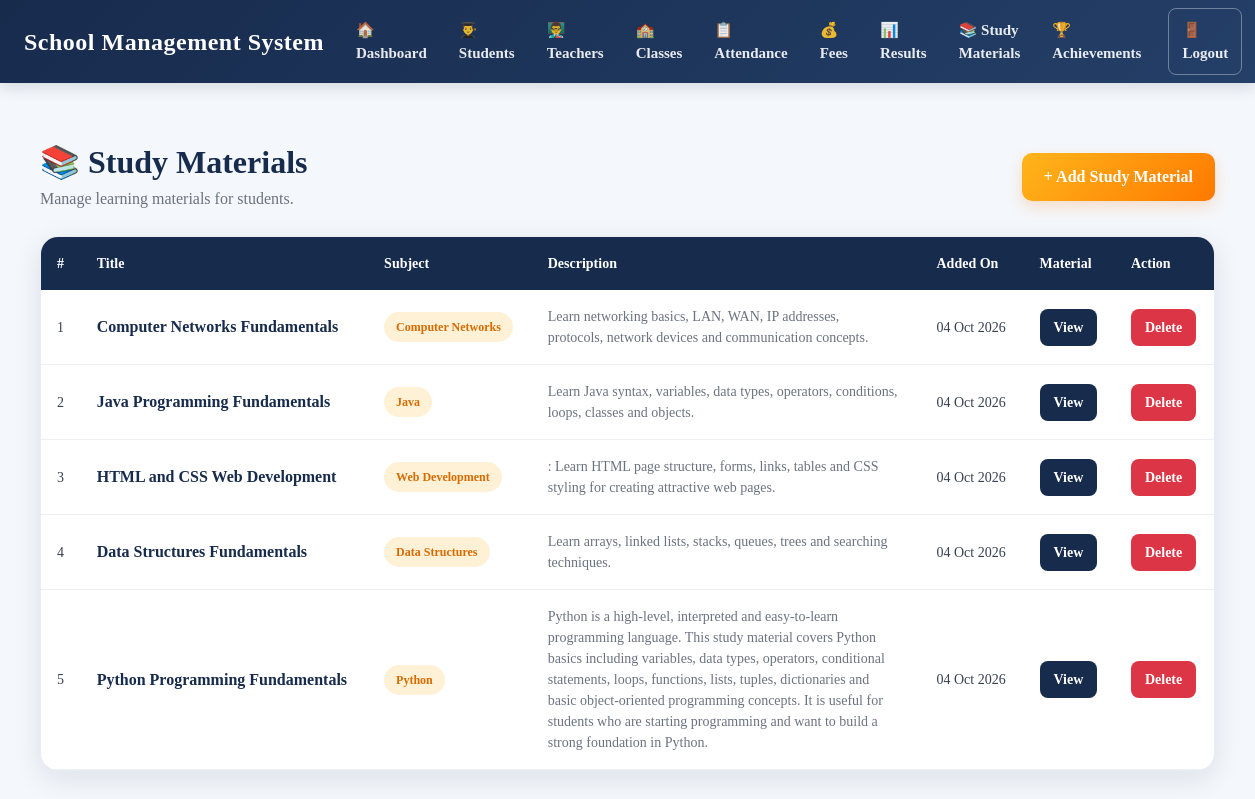
The page /study-materials/ (signed in) on the database its author committed.
### school/models.py (models this page shows, shortened)
class StudyMaterial(models.Model):
    title = models.CharField(
        max_length=200
    )
    subject = models.CharField(
        max_length=100
    )
    description = models.TextField(
        blank=True
    )
    link = models.URLField(
        blank=True
    )
    created_at = models.DateTimeField(
        auto_now_add=True
    )

### school/views.py (the view)
@login_required
def study_material_list(request):
    materials = (
        StudyMaterial.objects
        .all()
        .order_by('-created_at')
    )
    return render(
        request,
        'study_materials_admin.html',
        {
            'materials': materials
        }
    )

### school/templates/study_materials_admin.html (shortened to what this page needs)
{% extends 'base.html' %}
{% block content %}
<div class="materials-page">
    <div class="page-header">
        <div>
            <h2>📚 Study Materials</h2>
            <p>Manage learning materials for students.</p>
        </div>
        <a href="{% url 'study_material_add' %}" class="add-btn">
            + Add Study Material
        </a>
    </div>
    <div class="data-card">
        <div class="table-wrapper">
            <table>
                <thead>
                    <tr>
                        <th>#</th>
                        <th>Title</th>
                        <th>Subject</th>
                        <th>Description</th>
                        <th>Added On</th>
                        <th>Material</th>
                        <th>Action</th>
                    </tr>
                </thead>
                <tbody>
                    {% for material in materials %}
                    <tr>
                        <td>
                            {{ forloop.counter }}
                        </td>
                        <td>
                            <div class="title">
                                {{ material.title }}
                            </div>
                        </td>
                        <td>
                            <span class="subject">
                                {{ material.subject }}
                            </span>
                        </td>
                        <td>
                            <div class="description">
                                {% if material.description %}
                                    {{ material.description }}
                                {% else %}
                                    —
                                {% endif %}
                            </div>
                        </td>
                        <td>
                            {{ material.created_at|date:"d M Y" }}
                        </td>
                        <td>
                            {% if material.link %}
                                <a href="{{ material.link }}"
                                   target="_blank"
                                   class="view-btn">
                                    View
                                </a>
                            {% else %}
                                —
                            {% endif %}
                        </td>
                        <td>
                            <a href="{% url 'study_material_delete' material.pk %}"
                               class="delete-btn"
                               onclick="return confirm('Delete this study material?');">
                                Delete
                            </a>
                        </td>
                    </tr>
                    {% empty %}
                    <tr>
                        <td colspan="7" class="empty">
                            📚 No study materials added yet.
                        </td>
                    </tr>
                    {% endfor %}
                </tbody>
            </table>
        </div>
    </div>
</div>
{% endblock %}

### school/templates/base.html (style rules this page uses)
* { box-sizing: border-box; }
body { margin: 0; padding: 0; background: #f4f7fb; font-family: Constantia, Georgia, "Times New Roman", serif; color: #172b4d; }

### school/templates/study_materials_admin.html (style rules this page uses)
.materials-page { max-width: 1400px; margin: 35px auto; padding: 0 20px; font-family: Constantia, Georgia, "Times New Roman", serif; }
.page-header { display: flex; justify-content: space-between; align-items: center; margin-bottom: 25px; }
.page-header h2 { margin: 0; color: #172b4d; font-size: 32px; font-weight: 700; }
.page-header p { margin: 6px 0 0; color: #6b7280; }
.add-btn { padding: 12px 22px; border-radius: 10px; background: linear-gradient(135deg, #ffb51b, #ff7900); color: white; text-decoration: none; font-weight: 700; box-shadow: 0 6px 15px rgba(255,121,0,.20); }
.data-card { background: white; border-radius: 18px; overflow: hidden; border: 1px solid #e8edf3; box-shadow: 0 8px 28px rgba(23,43,77,.10); }
.table-wrapper { overflow-x: auto; }
table { width: 100%; min-width: 900px; border-collapse: collapse; }
thead { background: #172b4d; color: white; }
th { padding: 16px; text-align: left; font-size: 14px; }
td { padding: 16px; border-bottom: 1px solid #edf0f4; color: #374151; font-size: 14px; }
.title { font-weight: 700; color: #172b4d; font-size: 16px; }
.subject { display: inline-block; padding: 6px 12px; border-radius: 20px; background: #fff1d6; color: #d86b00; font-weight: 700; font-size: 12px; }
.description { max-width: 350px; color: #6b7280; }
.view-btn { display: inline-block; padding: 8px 14px; border-radius: 8px; background: #172b4d; color: white; text-decoration: none; font-weight: 600; }
.delete-btn { display: inline-block; padding: 8px 14px; border-radius: 8px; background: #dc3545; color: white; text-decoration: none; font-weight: 600; }

### rows shown on the page
StudyMaterial: title "Computer Networks Fundamentals", subject "Computer Networks", description "Learn networking basics, LAN, WAN, IP addresses, protocols, network devices and communication concepts.", created_at "04 Oct 2026"
StudyMaterial: title "Java Programming Fundamentals", subject "Java", description "Learn Java syntax, variables, data types, operators, conditions, loops, classes and objects.", created_at "04 Oct 2026"
StudyMaterial: title "HTML and CSS Web Development", subject "Web Development", description ": Learn HTML page structure, forms, links, tables and CSS styling for creating attractive web pages.", created_at "04 Oct 2026"
StudyMaterial: title "Data Structures Fundamentals", subject "Data Structures", description "Learn arrays, linked lists, stacks, queues, trees and searching techniques.", created_at "04 Oct 2026"
StudyMaterial: title "Python Programming Fundamentals", subject "Python", description "Python is a high-level, interpreted and easy-to-learn programming language. This study material covers Python basics including variables, data types, operators, conditional statements, loops, functions, lists, tuples, dictionaries and basic object-oriented programming concepts. It is useful for students who are starting programming and want to build a strong foundation in Python.", created_at "04 Oct 2026"
